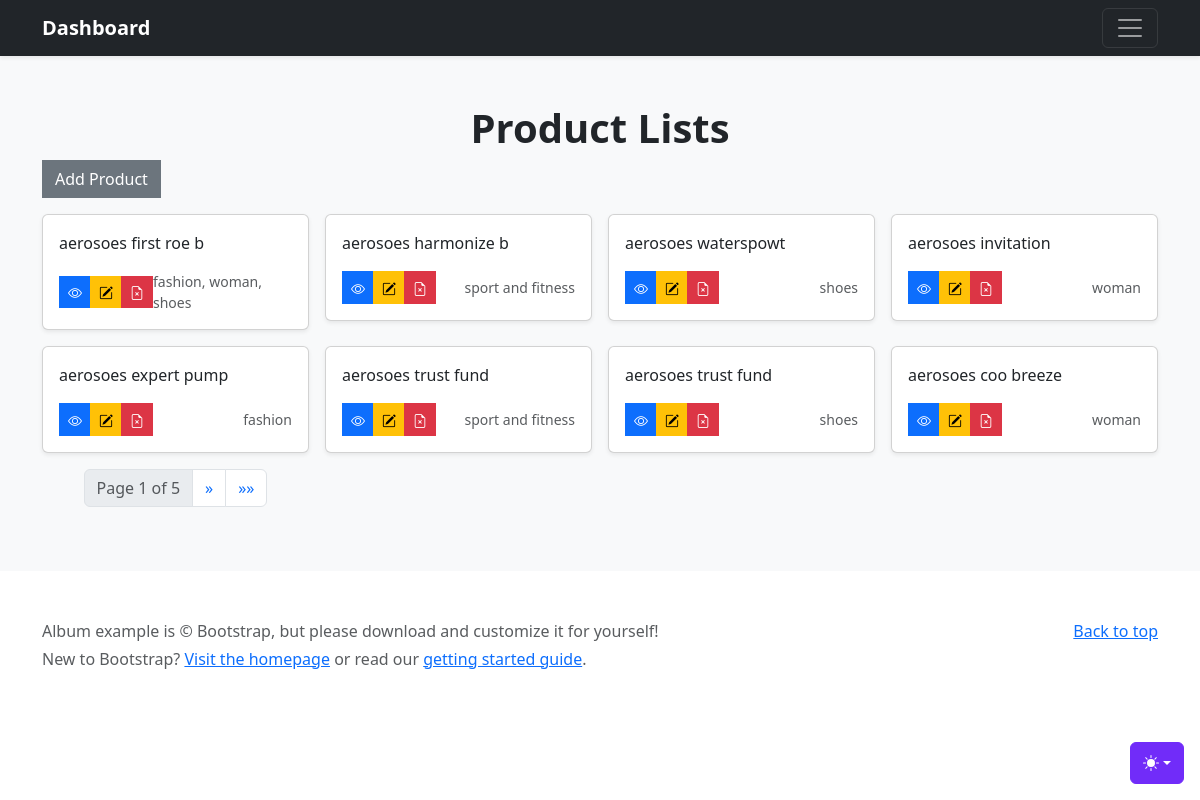
The page /dashboard/products/ on the database its author committed.
### inventory/models.py (models this page shows, shortened)
class Product(models.Model):
    name = models.CharField(max_length=100)
    description = models.TextField()
    slug = models.SlugField()
    is_active = models.BooleanField()
    category = models.ManyToManyField(Category)

class Category(models.Model):
    name = models.CharField(max_length=50)
    slug = models.SlugField()
    is_active = models.BooleanField()
    class Meta:
        verbose_name_plural = "Categories"
    def __str__(self) -> str:
        return self.name

### inventory/views.py (the view)
# urls.py: path('products/', views.products, name="products"),
def products(request):
    objs = Product.objects.all().order_by('-id')
    paginator = Paginator(objs, 8)
    page_number = request.GET.get('page')
    page_obj = paginator.get_page(page_number)
    return render(request, 'product/grid-output.html', {'page_obj':page_obj})

### inventory/templates/product/grid-output.html (shortened to what this page needs)
{% extends 'base/base.html' %}
  {% block content %}
    <main>
      <div class="album py-5 bg-body-tertiary">
        <div class="container">
          <h1 class="text-center"><strong>Product Lists</strong></h1>
          <a href="{% url 'add' %}" class="btn btn-secondary rounded-0">Add Product</a>
          <div class="row row-cols-1 row-cols-sm-2 row-cols-md-4 g-3">
            {% if page_obj %}
              {% for product in page_obj %}
                <div class="col">
                  <div class="card shadow-sm">
                      <rect width="100%" height="100%" fill="#55595c" />
                    <div class="card-body">
                      <p class="card-text">{{ product.name|slice:":20" }}</p>
                      <div class="d-flex justify-content-between align-items-center">
                        <div class="btn-group">
                          <a href="{% url 'view' product.slug %}" type="button" class="btn btn-sm btn-primary rounded-0"><i class="bi bi-eye"></i></a>
                          <a href="{% url 'edit' product.slug %}" type="button" class="btn btn-sm btn-warning"><i class="bi bi-pencil-square"></i></a>
                          <a href="{% url 'delete' product.slug %}"
                          type="button"
                          class="btn btn-sm btn-danger delete-btn">
                          <i class="bi bi-file-earmark-x"></i>
                          </a>
                        </div>
                        <small class="text-body-secondary">
                            {{ product.category.all|join:", " }}
                        </small>
                      </div>
                    </div>
                  </div>
                </div>
              {% endfor %}
              <div class="d-flex justify-content-center">
                <nav aria-label="Page navigation">
                    <ul class="pagination">
                        <li class="page-item disabled">
                            <span class="page-link">Page {{ page_obj.number }} of {{ page_obj.paginator.num_pages }}</span>
                        </li>
                        {% if page_obj.has_next %}
                            <li class="page-item">
                                <a class="page-link" href="?page={{ page_obj.next_page_number }}" aria-label="Next">
                                    <span aria-hidden="true">&raquo;</span>
                                </a>
                            </li>
                            <li class="page-item">
                                <a class="page-link" href="?page={{ page_obj.paginator.num_pages }}" aria-label="Last">
                                    <span aria-hidden="true">&raquo;&raquo;</span>
                                </a>
                            </li>
                        {% endif %}
                    </ul>
                </nav>
              </div>
            {% endif %}
          </div>
        </div>
      </div>
    </main>
  {% endblock %}

### inventory/templates/base/style.html (style rules this page uses)
.bi { vertical-align: -0.125em; fill: currentColor; }

### rows shown on the page
Product: name "aerosoes first roe b", category.all "fashion, woman, shoes"
Product: name "aerosoes harmonize b", category.all "sport and fitness"
Product: name "aerosoes waterspowt", category.all "shoes"
Product: name "aerosoes invitation", category.all "woman"
Product: name "aerosoes expert pump", category.all "fashion"
Product: name "aerosoes trust fund", category.all "sport and fitness"
Product: name "aerosoes trust fund", category.all "shoes"
Product: name "aerosoes coo breeze", category.all "woman"

### other values the page prints
{{ page_obj.number }} "1"
{{ page_obj.paginator.num_pages }} "5"
